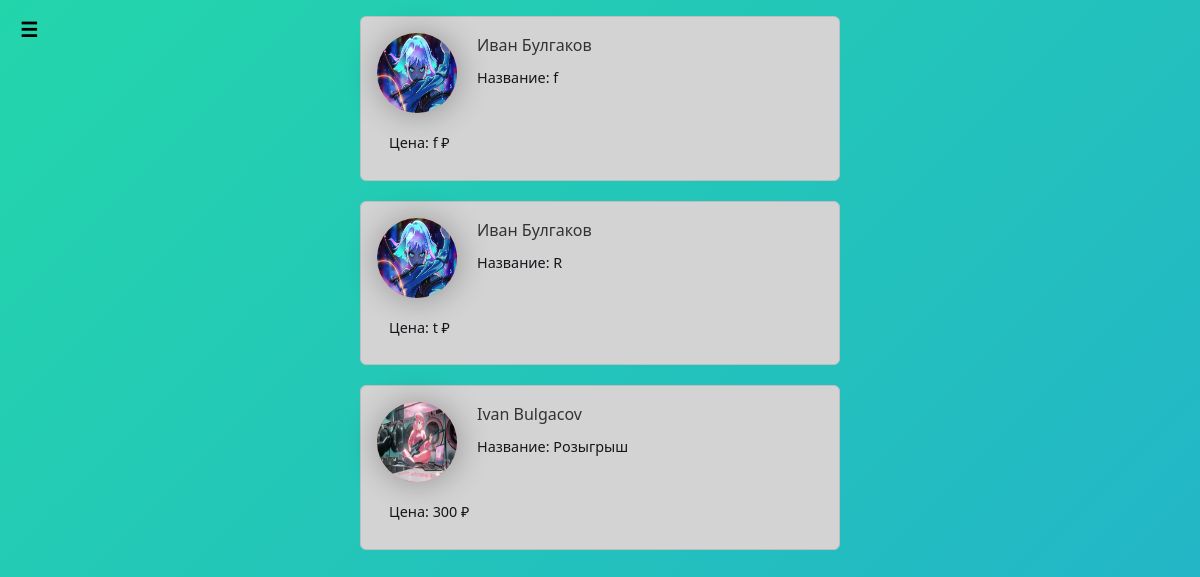
/tasks/, run on the app's committed database.
### tasks_app_user/models.py (models this page shows, shortened)
class Articles(models.Model):
    title = models.CharField("Название Задания", max_length=35)
    anons = models.CharField("О задании", max_length=25)
    phope = models.CharField('Телефон для связи с вами', max_length=11)
    prise = models.CharField('Цена', max_length=15)
    full_text = models.TextField("Задания")
    data = models.DateTimeField(auto_now_add=True)
    user_name = models.CharField("User_name", max_length=15, )
    author = models.ForeignKey(User, on_delete=models.CASCADE, null=True)  # Внешний ключ к пользователю
    class Meta:
        verbose_name = "Задания"
        verbose_name_plural = "Задании"

class Profile(models.Model):
    user = models.OneToOneField(User, null=True, blank=True, on_delete=models.CASCADE)
    first_name = models.CharField(max_length=100)
    last_name = models.CharField(max_length=100)
    email = models.EmailField()
    telegram_url = models.URLField(blank=True, null=True)
    youtube_url = models.URLField(blank=True, null=True)
    vk_url = models.URLField(blank=True, null=True)
    profile_picture = models.ImageField("Изображения", default="profile_pictures/default_profile_picture.jpg", null=True,
                                        blank=True, upload_to='media/profile_pictures')

### tasks_app_user/views.py (the view)
# urls.py: path('', views.tasks_home, name='tasks_home'),
def tasks_home(request):
    tasks_all = Articles.objects.order_by('-data')
    context = {
        'tasks_all': tasks_all
    }
    return render(request, 'tasks_app_user/tasks_home.html', context)

### tasks_app_user/templates/tasks_app_user/tasks_home.html (shortened to what this page needs)
{% extends 'tasks_app/layout.html' %}
{% block content %}
<div class="features">
    {% if tasks_all %}
        {% for el in tasks_all %}
            <div class="alert alert-dark" onclick="window.location.href='{% url 'details_tasks' el.id %}'" style="cursor: pointer;">
                <div class="img_pod">
                    <a href="{% url 'user_profile' el.user_name %}">
                        <img class="profile-pic" src="{{ el.author.profile.profile_picture.url }}" alt="Profile Picture">
                    </a>
                </div>
                <a href="{% url 'user_profile' el.user_name %}">{{ el.author.profile.first_name }} {{ el.author.profile.last_name }}</a>
                <h3>Название: {{ el.title }}</h3><br>
                <h4>Цена: {{ el.prise }} ₽</h4>
            </div>
        {% endfor %}
    {% else %}
        <p>Нет задания!</p>
    {% endif %}
</div>
{% endblock %}

### tasks_app/static/tasks_app/css/tasks_app.css (style rules this page uses)
html, body { width: 100%; height:100%; }
body { background: linear-gradient(-45deg, #ee7752, #e73c7e, #23a6d5, #23d5ab); background-size: 400% 400%; animation: gradient 15s ease infinite; }
body { background-color: var(--var-bgcolor); color: var(--var-fontcolor); }
:root { --var-bgcolor: #fff; --var-fontcolor: #000; }
.features { padding: 1em; padding: 1em; width: 70%; margin: auto; text-align: center; box-sizing: content-box; }

### tasks_app_user/templates/tasks_app_user/tasks_home.html (style rules this page uses)
.features { padding: 1em; width: 40%; margin: auto; border-radius: 10px; text-align: left; box-sizing: content-box; }
.img_pod { float: left; margin-right: 20px; width: 80px; height: 80px; background: linear-gradient(90deg, #ff9966, #ff5e62); border-radius: 50%; box-shadow: 1px 1px 2rem rgba(0, 0, 0, 0.3); }
.profile-pic { width: 100%; height: 100%; border-radius: 50%; }
h3, h4, p { font-size: 0.9rem; margin: 12px; }
a { text-decoration: none; color: #333; }
.alert { margin-bottom: 20px; }

### data on the page
Articles: author.profile.profile_picture (picture), author.profile.first_name "Иван", author.profile.last_name "Булгаков", title "f", prise "f"
Articles: author.profile.profile_picture (picture), author.profile.first_name "Иван", author.profile.last_name "Булгаков", title "R", prise "t"
Articles: author.profile.profile_picture (picture), author.profile.first_name "Ivan", author.profile.last_name "Bulgacov", title "Розыгрыш", prise "300"
